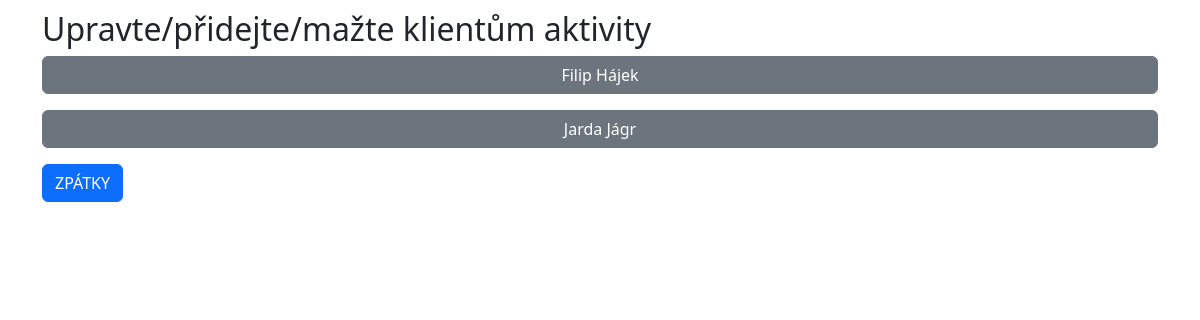
Before: /sprava/aktivity/ (signed in) with the older database file.
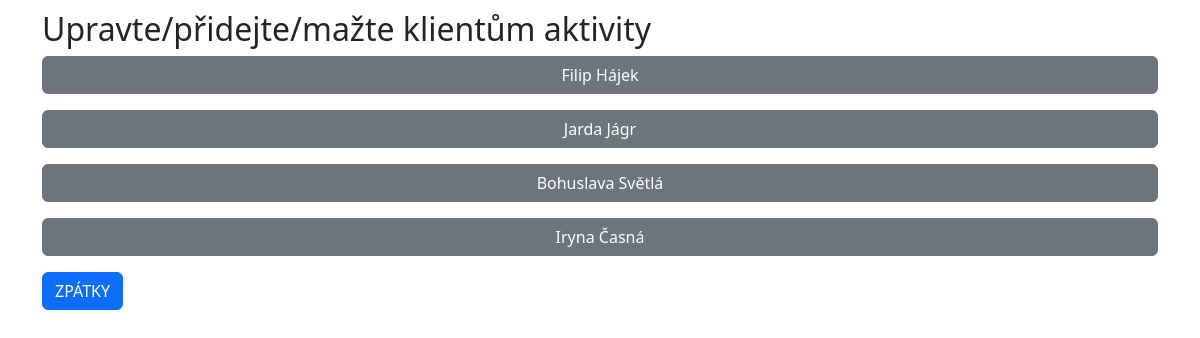
After: the same page with the newer database file.
### patient/models.py (models this page shows)
class Patient(models.Model):
    user = models.OneToOneField(User, on_delete=models.CASCADE, default='', related_name='patient_profile')
    room_number = models.IntegerField()
    birthday = models.DateField()
    health_info = models.TextField()
    observations = models.TextField(blank=True, null=True)
    objects = models.Manager()
    class ContactManager(models.Manager):
        def create_contact(self, patient, relationship, name, phone_number):
            return self.create(patient=patient, relationship=relationship, name=name, phone_number=phone_number)
    class MedicationIntakeManager(models.Manager):
        def create_medication(self, patient, medication, when, how):
            return self.create(patient=patient, medication=medication, when=when, how=how)
    class ActivityManager(models.Manager):
        def create_activity(self, patient, date, time, description):
            return self.create(patient=patient, date=date, time=time, description=description)
    medications = MedicationIntakeManager()
    contacts = ContactManager()
    activities = ActivityManager()
    @property
    def first_name(self):
        return self.user.first_name
    @property
    def last_name(self):
        return self.user.last_name

### home/decorators.py (the view)
        def _wrapped_view(request, *args, **kwargs):
            if request.user.is_authenticated:
                groups = request.user.groups.values_list('name', flat=True)
                if group_name in groups:
                    return view_func(request, *args, **kwargs)
            return redirect('login_user')

### home/views.py (called while the page is built)
@admin_required
def patient_activities(request):
    patients = Patient.objects.all().order_by('user__last_name')
    return render(request, 'patient_activities.html', {'patients': patients})

### home/templates/patient_activities.html (shortened to what this page needs)
{% extends 'base_administration.html' %}
{% block content %}
    <h2>Upravte/přidejte/mažte klientům aktivity</h2>
    {% for patient in patients %}
    	<p><a class="btn btn-secondary uniform-btn" href="{% url 'edit_patient_activities' patient.pk %}">{{ patient.first_name }} {{ patient.last_name }}</a></p>
    {% endfor %}
    <a href="{% url 'administration' %}" class="btn btn-primary">ZPÁTKY</a>
{% endblock %}

### home/templates/base_administration.html (shortened to what this page needs)
<!doctype html>
<html lang="en">
  <head>
    <link rel="bootstrap stylesheet" href="https://cdn.jsdelivr.net/npm/bootstrap@5.0.2/dist/css/bootstrap.min.css">
    <link rel="stylesheet" href="https://stackpath.bootstrapcdn.com/bootstrap/5.4.0/css/bootstrap.min.css">
      <link href="https://cdn.jsdelivr.net/npm/bootstrap-icons/font/bootstrap-icons.css" rel="stylesheet">
    {% load static %}
     <link rel="stylesheet" href="{% static 'login/base.css' %}">
    <link rel="stylesheet" href="https://code.jquery.com/ui/1.12.1/themes/base/jquery-ui.css">
  </head>
  <body>
    <div class="container">
        {% block content %}
        {% endblock %}
    </div>
  </body>
</html>

### static/login/base.css (style rules this page uses)
body { background-color: #fff; }
h2 { padding-top: 10px; }

### home/templates/patient_activities.html (style rules this page uses)
.uniform-btn { width: 100%; }

Changed rows visible on the page:
added Patient: first_name "Bohuslava", last_name "Světlá"
added Patient: first_name "Iryna", last_name "Časná"
